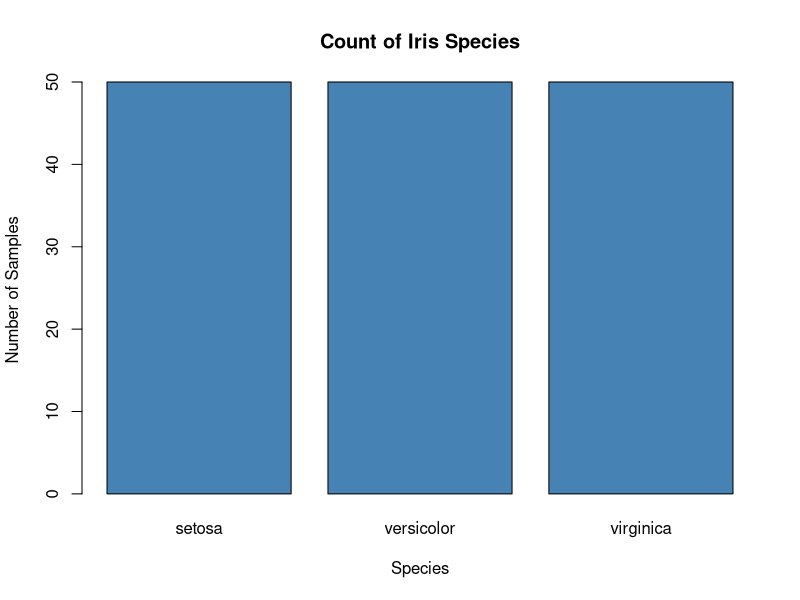
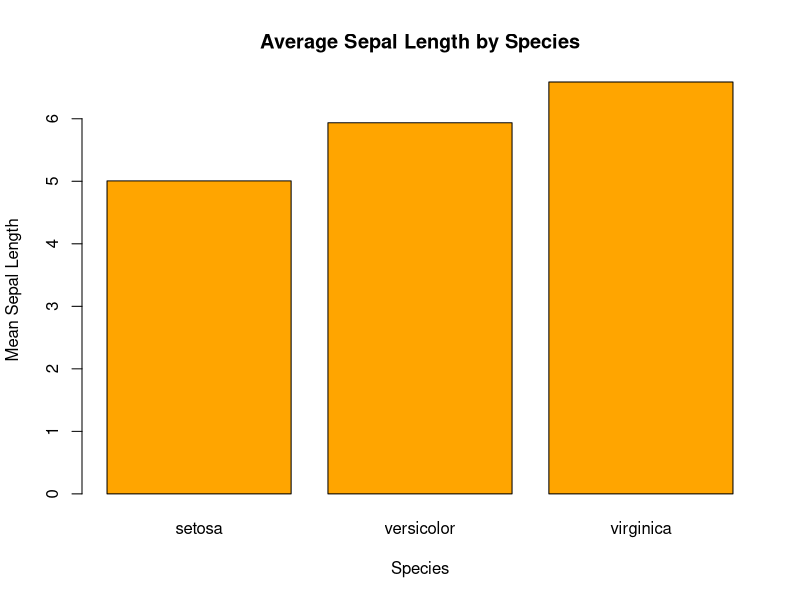
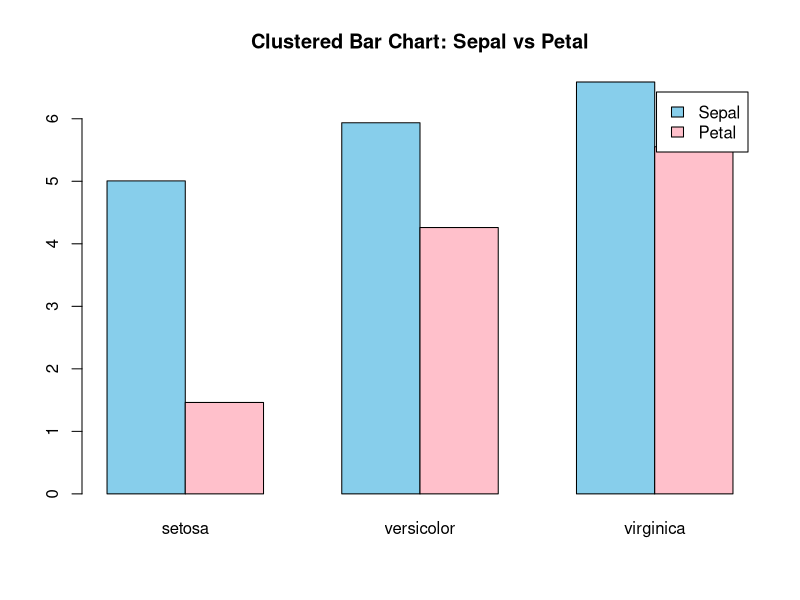
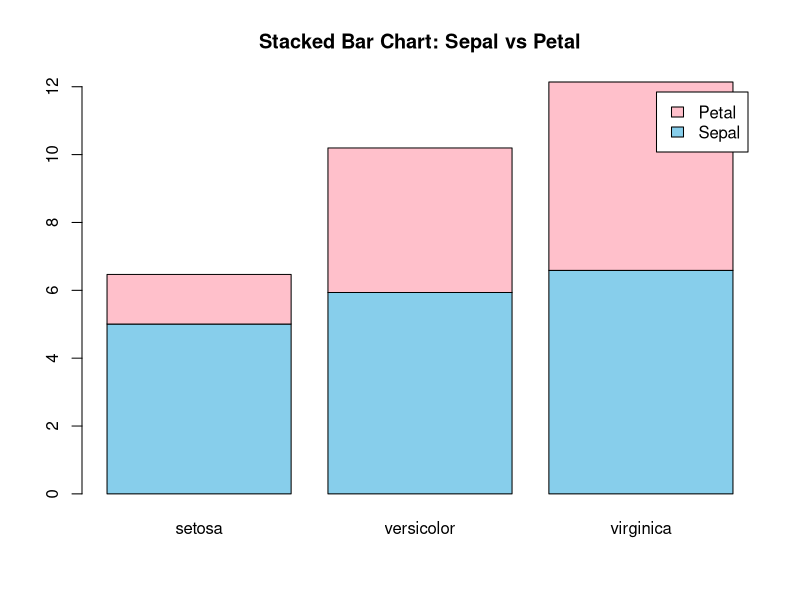

Reproduce these figures in R, in order.
data(iris)
?iris

# show first 10 rows
head(iris, 10)

str(iris)
class(iris)
View(iris)

# Basic bar chart (species count)
barplot(
  table(iris$Species),
  main = "Count of Iris Species",
  xlab = "Species",
  ylab = "Number of Samples",
  col = "steelblue"
)

# Mean sepal length per species
mean_sepal <- tapply(iris$Sepal.Length, iris$Species, mean)

barplot(
  mean_sepal,
  col = "orange",
  main = "Average Sepal Length by Species",
  xlab = "Species",
  ylab = "Mean Sepal Length"
)

# Grouped data
group_mean <- rbind(
  Sepal = tapply(iris$Sepal.Length, iris$Species, mean),
  Petal = tapply(iris$Petal.Length, iris$Species, mean)
)

# Clustered bar chart
barplot(
  group_mean,
  beside = TRUE,
  col = c("skyblue", "pink"),
  legend.text = TRUE,
  main = "Clustered Bar Chart: Sepal vs Petal"
)

# Stacked bar chart
barplot(
  group_mean,
  beside = FALSE,
  col = c("skyblue", "pink"),
  legend.text = TRUE,
  main = "Stacked Bar Chart: Sepal vs Petal"
)

